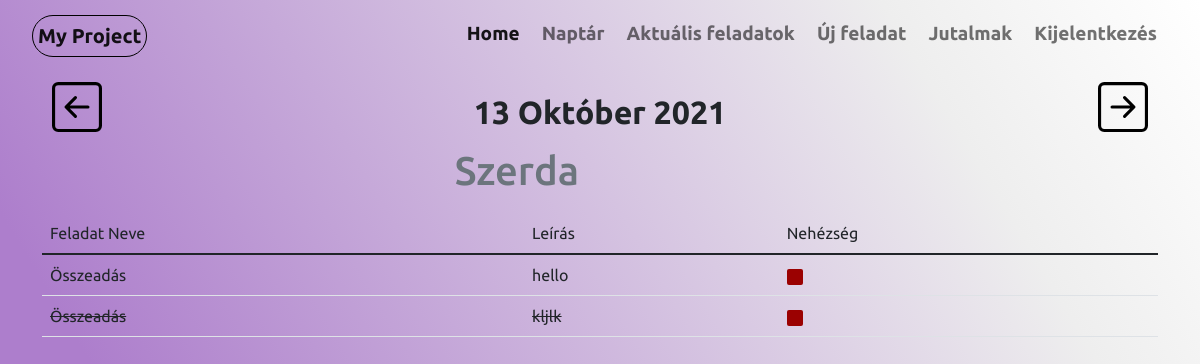
The page /day (signed in) on the database as committed earlier.
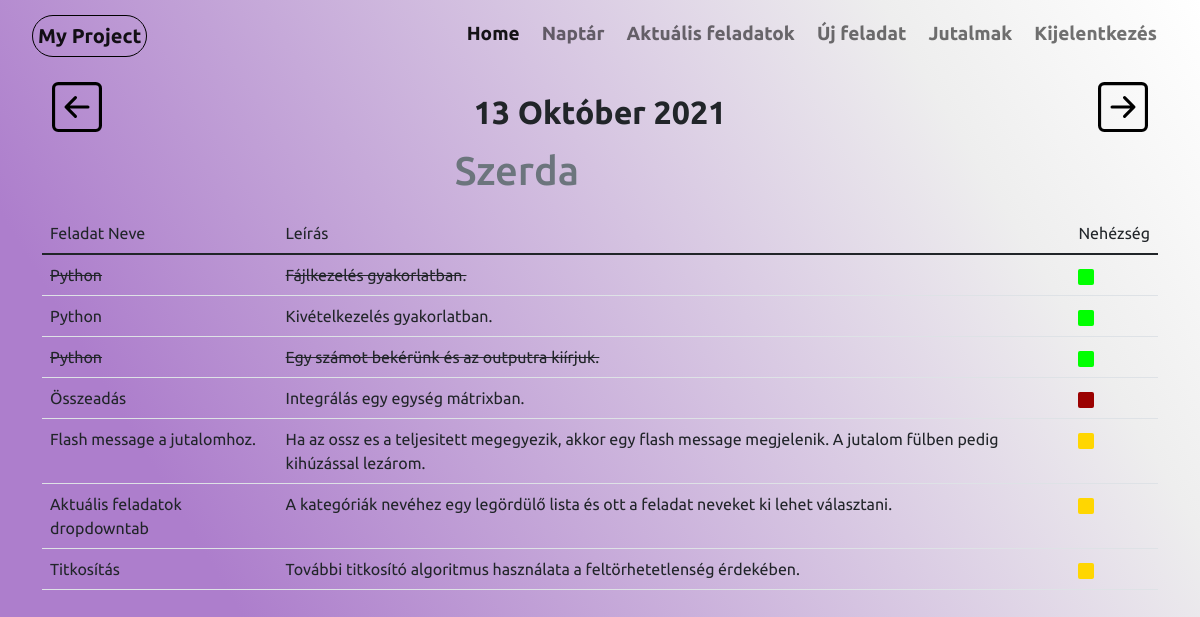
The same page on the database as committed later.
### website/models.py (models this page shows, shortened)
class Tasks(db.Model):
    task_id = db.Column(db.Integer,primary_key=True)
    project_id = db.Column(db.Integer, db.ForeignKey('projects.project_id'))
    task_name = db.Column(db.String(60))
    status = db.Column(db.Boolean, default=False)
    task_time = db.Column(db.String(60))
    difficulty = db.Column(db.String(60))
    description = db.Column(db.String(250))
    user_id = db.Column(db.Integer, db.ForeignKey('user.id'))

### website/views.py (the view)
@views.route("/day", methods=['GET','POST'])
@login_required
def day_view():
    with open('date.txt','r') as f:
        d = f.read().split('/')
        year = d[0]
        month = d[1]
        day = d[2]
        f.close()
    value= day1(int(year), int(month), int(day))
    print(value)
    user_task = db.session.query(Tasks).filter(Tasks.task_time == f"{year}-{month}-{day}"). \
        filter(Tasks.user_id == current_user.id).all()
    return render_template('day.html', user = current_user,value=value, month=month, tasks = user_task)

### website/__init__.py (called while the page is built)
def create_app():
    app = Flask(__name__)
    app.secret_key = secrets.token_urlsafe(16)
    app.config['SQLALCHEMY_DATABASE_URI'] = f'sqlite:///{DB_NAME}'
    db.init_app(app)
    from .views import views
    from .auth import auth
    app.register_blueprint(views)
    app.register_blueprint(auth)
    from .models import User
    login_manager = LoginManager()
    login_manager.login_view = 'auth.login'
    login_manager.init_app(app)
    @login_manager.user_loader
    def load_user(id):
        return User.query.get(int(id))
    create_database(app)
    return app

### website/date.py (called while the page is built)
def day1(year, month, day):
    try:
        day_name = calendar.weekday(year, month, day)
        return [day, months[month], year, days[day_name]]
    except Exception:
        return False

### website/templates/day.html (shortened to what this page needs)
{% extends "base.html"%}{% block title %}Nap{% endblock %}
{%block content%}
<div style="margin:15px 10px 10px 10px ;">
    <ul class="nav justify-content-between">
        <li class="nav-item">
            <a href="/last_day/{{ value.0 }}">
            </a>
        </li>
        <li class="nav-item">
            <div class="col">
                <h3 class="text-center">
                    <a class="nav-link link-dark fs-2" href="/{{ value.2 }}/{{ month }}">{{ value.0 }}  {{ value.1 }}  {{ value.2 }}</a>
                </h3>
                <h1 class="fs-1 text-secondary">
                    <div>{{ value.3 }}</div>
                </h1>
            </div>
        </li>
        <li class="nav-item">
            <a href="/next_day/{{ value.0 }}">
            </a>
        </li>
    </ul>
</div>
<table class="table  table-hover">
    <thread>
        <td>Feladat Neve</td>
        <td>Leírás</td>
        <td>Nehézség</td>
    </thread>
    <tbody>
        {%for task in tasks%}
            {%if task.status == True%}
                    <tr>
                        <td> {{task.task_name}}</td>
                        <td> {{task.description}}</td>
                        <td>
                            {%if task.difficulty == "Könnyű"%}
                            <svg xmlns="http://www.w3.org/2000/svg" width="16" height="16" fill="#01ff01" class="bi bi-square-fill" viewBox="0 0 16 16">
                                <path d="M0 2a2 2 0 0 1 2-2h12a2 2 0 0 1 2 2v12a2 2 0 0 1-2 2H2a2 2 0 0 1-2-2V2z"/>
                            </svg>
                            {%elif task.difficulty == "Közepes"%}
                            <svg xmlns="http://www.w3.org/2000/svg" width="16" height="16" fill="#ffd601" class="bi bi-square-fill" viewBox="0 0 16 16">
                                <path d="M0 2a2 2 0 0 1 2-2h12a2 2 0 0 1 2 2v12a2 2 0 0 1-2 2H2a2 2 0 0 1-2-2V2z"/>
                            </svg>
                            {%else%}
                            <svg xmlns="http://www.w3.org/2000/svg" width="16" height="16" fill="#9b0101" class="bi bi-square-fill" viewBox="0 0 16 16">
                                <path d="M0 2a2 2 0 0 1 2-2h12a2 2 0 0 1 2 2v12a2 2 0 0 1-2 2H2a2 2 0 0 1-2-2V2z"/>
                            </svg>
                            {%endif%}
                        </td>
                {%else%}
                    <tr>
                        <td><del>{{task.task_name}}</del></td>
                        <td><del> {{task.description}} </del> </td>
                        <td>
                            {%if task.difficulty == "Könnyű"%}
                            <svg xmlns="http://www.w3.org/2000/svg" width="16" height="16" fill="#01ff01" class="bi bi-square-fill" viewBox="0 0 16 16">
                                <path d="M0 2a2 2 0 0 1 2-2h12a2 2 0 0 1 2 2v12a2 2 0 0 1-2 2H2a2 2 0 0 1-2-2V2z"/>
                            </svg>
                            {%elif task.difficulty == "Közepes"%}
                            <svg xmlns="http://www.w3.org/2000/svg" width="16" height="16" fill="#ffd601" class="bi bi-square-fill" viewBox="0 0 16 16">
                                <path d="M0 2a2 2 0 0 1 2-2h12a2 2 0 0 1 2 2v12a2 2 0 0 1-2 2H2a2 2 0 0 1-2-2V2z"/>
                            </svg>
                            {%else%}
                            <svg xmlns="http://www.w3.org/2000/svg" width="16" height="16" fill="#9b0101" class="bi bi-square-fill" viewBox="0 0 16 16">
                                <path d="M0 2a2 2 0 0 1 2-2h12a2 2 0 0 1 2 2v12a2 2 0 0 1-2 2H2a2 2 0 0 1-2-2V2z"/>
                            </svg>
                            {%endif%}
                        </td>
                    </tr>
                    </tr>
                    {%endif%}
        {%endfor%}
    </tbody>
</table>
{%endblock%}

### website/templates/base.html (shortened to what this page needs)
<!DOCTYPE html>
<html lang="en">
<head>
    <link rel="stylesheet" id="style" href="./static/style.css" >
    <link rel="stylesheet" href="./static/style_for_signup.css">
    <link rel="stylesheet" href="./static/calendar.css">
    <link href="https://cdn.jsdelivr.net/npm/bootstrap@5.1.1/dist/css/bootstrap.min.css" rel="stylesheet">
</head>
<body>
      <nav class="navbar navbar-expand-lg navbar-light">
          <div class="container-fluid">
            <a class="navbar-brand">My Project</a>
            <div class="collapse navbar-collapse" id="navbarNav">
              <ul class="navbar-nav ms-auto">
                {% if user.is_authenticated %}
                  <li class="nav-item">
                    <a class="nav-link active" id="home" aria-current="page" href="/">Home</a>
                  </li>
                  <li class="nav-item">
                    <a class="nav-link" id="calendar" href="/calendar" >Naptár</a>
                  </li>
                  <li class="nav-item">
                    <a class="nav-link" id="currenttasks" href="/currenttasks">Aktuális feladatok</a>
                  </li>
                  <li class="nav-item">
                    <a class="nav-link" id="newtask" href="/newtask">Új feladat</a>
                  </li>
                  <li class="nav-item">
                    <a class="nav-link" id="jutalmak" href="/jutalmak">Jutalmak</a>
                  </li>
                  <li class="nav-item">
                    <a class="nav-link" id="logout" href="/logout" >Kijelentkezés</a>
                  </li>
                {%endif%}
              </ul>
            </div>
          </div>
        </nav>
      <div class="container">
        {%block content%}
        {%endblock%}
      </div>
    </body>
</html>

### website/static/style.css (style rules this page uses)
* { margin: 0; padding: 0; font-family: 'Ubuntu', sans-serif; }
body { background: linear-gradient(59deg, rgba(173,126,204,1) 21%, rgba(238,238,238,1) 81%, rgba(255,255,255,1) 100%); background-attachment: fixed; }
.navbar-brand { font-size: 16px; font-weight: bold; margin-top: 5px; margin-left: 20px; padding: 5px; border: 1px solid black; border-radius: 50px 50px 50px 50px; }
.nav-link { font-size: 19px; margin: 3px; font-weight: bold; }
.navbar-nav { text-align: right; margin-right: 20px; }

Rows that differ between the two databases and show on the page:
now on this page (row edited): Tasks: task_name "Python", description "Fájlkezelés gyakorlatban.", difficulty "Könnyű" (drawn)
changed Tasks: task_name "Összeadás" → "Python"; description "hello" → "Kivételkezelés gyakorlatban."; difficulty "low" → "Könnyű" (drawn)
changed Tasks: task_name "Összeadás" → "Python"; description "kljlk" → "Egy számot bekérünk és az outputra kiírjuk."; difficulty "low" → "Könnyű" (drawn)
added Tasks: task_name "Összeadás", description "Integrálás egy egység mátrixban.", difficulty "Nehéz" (drawn)
added Tasks: task_name "Flash message a jutalomhoz.", description "Ha az ossz es a teljesitett megegyezik, akkor egy flash message megjelenik. A jutalom fülben pedig kihúzással lezárom.", difficulty "Közepes" (drawn)
added Tasks: task_name "Aktuális feladatok dropdowntab", description "A kategóriák nevéhez egy legördülő lista és ott a feladat neveket ki lehet választani.", difficulty "Közepes" (drawn)
added Tasks: task_name "Titkosítás", description "További titkosító algoritmus használata a feltörhetetlenség érdekében.", difficulty "Közepes" (drawn)
